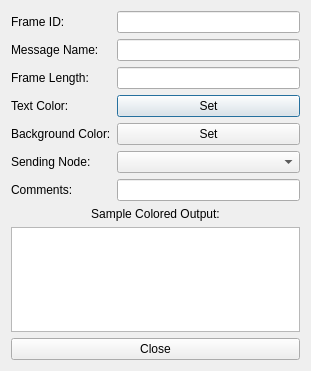
<?xml version="1.0" encoding="UTF-8"?>
<ui version="4.0">
 <class>DBCMessageEditor</class>
 <widget class="QDialog" name="DBCMessageEditor">
  <property name="geometry">
   <rect>
    <x>0</x>
    <y>0</y>
    <width>311</width>
    <height>371</height>
   </rect>
  </property>
  <property name="windowTitle">
   <string>Message Editor</string>
  </property>
  <layout class="QVBoxLayout" name="verticalLayout">
   <item>
    <layout class="QFormLayout" name="formLayout">
     <item row="0" column="0">
      <widget class="QLabel" name="label">
       <property name="text">
        <string>Frame ID:</string>
       </property>
      </widget>
     </item>
     <item row="0" column="1">
      <widget class="QLineEdit" name="lineFrameID"/>
     </item>
     <item row="1" column="1">
      <widget class="QLineEdit" name="lineMsgName"/>
     </item>
     <item row="1" column="0">
      <widget class="QLabel" name="label_2">
       <property name="text">
        <string>Message Name:</string>
       </property>
      </widget>
     </item>
     <item row="2" column="1">
      <widget class="QLineEdit" name="lineFrameLen"/>
     </item>
     <item row="2" column="0">
      <widget class="QLabel" name="label_3">
       <property name="text">
        <string>Frame Length:</string>
       </property>
      </widget>
     </item>
     <item row="3" column="0">
      <widget class="QLabel" name="label_5">
       <property name="text">
        <string>Text Color:</string>
       </property>
      </widget>
     </item>
     <item row="4" column="0">
      <widget class="QLabel" name="label_7">
       <property name="text">
        <string>Background Color:</string>
       </property>
      </widget>
     </item>
     <item row="6" column="0">
      <widget class="QLabel" name="label_8">
       <property name="text">
        <string>Comments:</string>
       </property>
      </widget>
     </item>
     <item row="6" column="1">
      <widget class="QLineEdit" name="lineComment"/>
     </item>
     <item row="5" column="0">
      <widget class="QLabel" name="label_9">
       <property name="text">
        <string>Sending Node:</string>
       </property>
      </widget>
     </item>
     <item row="5" column="1">
      <widget class="QComboBox" name="comboSender"/>
     </item>
     <item row="3" column="1">
      <widget class="QPushButton" name="btnTextColor">
       <property name="text">
        <string>Set</string>
       </property>
      </widget>
     </item>
     <item row="4" column="1">
      <widget class="QPushButton" name="btnBackgroundColor">
       <property name="text">
        <string>Set</string>
       </property>
      </widget>
     </item>
    </layout>
   </item>
   <item>
    <widget class="QLabel" name="label_4">
     <property name="text">
      <string>Sample Colored Output:</string>
     </property>
     <property name="alignment">
      <set>Qt::AlignCenter</set>
     </property>
    </widget>
   </item>
   <item>
    <widget class="QListWidget" name="listSample"/>
   </item>
   <item>
    <widget class="QPushButton" name="btnClose">
     <property name="text">
      <string>Close</string>
     </property>
    </widget>
   </item>
  </layout>
 </widget>
 <resources/>
 <connections/>
</ui>
